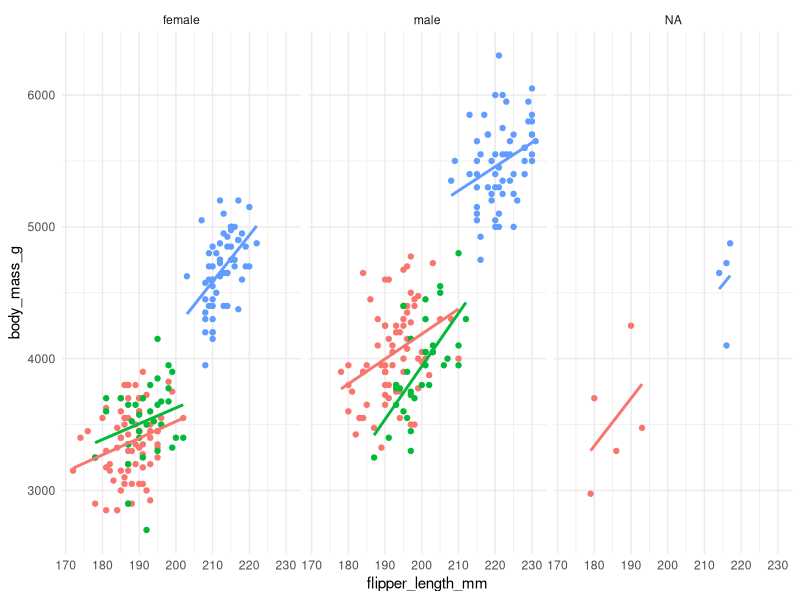
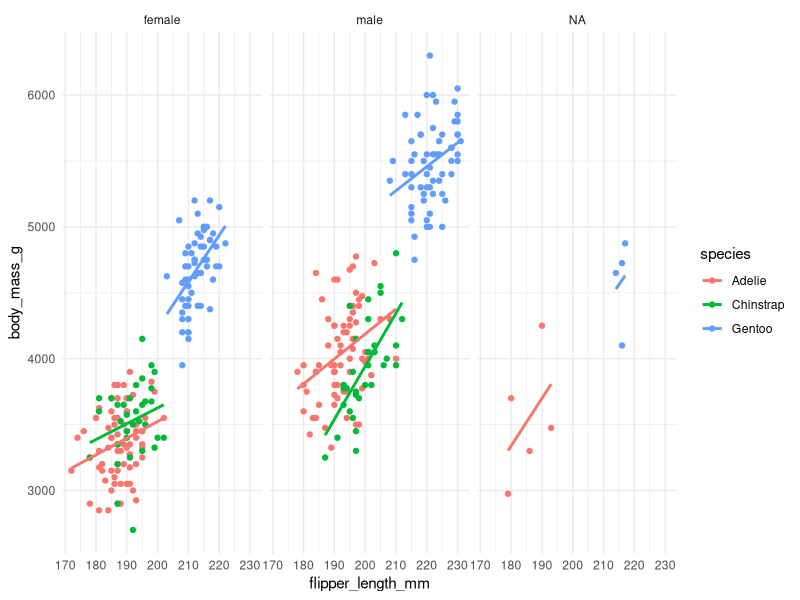

The R script that drew these images, in order:

            library(ggplot2)
            library(palmerpenguins)
            built_answer <- tryCatch(
                {
                    set.seed(42)
                    ggplot(penguins, aes(x = flipper_length_mm, y = body_mass_g, colour = species)) + geom_point() + geom_smooth(method = "lm", se = FALSE) + facet_wrap(~ sex) + theme_minimal() + theme(legend.position = "none")
                    suppressWarnings(
                        if (!file.exists("/sandbox/figures/flipper-length_body-mass_scatter_smooth_facet_sex_legend_off_answer.png")) {
                            ggsave(
                                width = 3,
                                height = 3,
                                "/sandbox/figures/flipper-length_body-mass_scatter_smooth_facet_sex_legend_off_answer.png"
                            )
                        }
                    )
                    suppressWarnings(
                        ggplot_build(last_plot())
                    )
                },
                error = function(e) {
                    'ERROR'
                }
            )
            built_submission <- tryCatch(
                {
                    set.seed(42)
                    ggplot(penguins, aes(x = flipper_length_mm, y = body_mass_g, color = species)) +
  geom_point() +
  geom_smooth(method = "lm", se = FALSE) +
  facet_wrap(~sex) +
  theme_minimal() +
  theme(legend = element_blank())
                    suppressWarnings(
                        ggsave(
                            width = 3,
                            height = 3,
                            "figures/flipper-length_body-mass_scatter_smooth_facet_sex_legend_off_submission_ministral.png"
                        )
                    )
                    suppressWarnings(
                        ggplot_build(last_plot())
                    )
                },
                error = function(e) {
                    'ERROR'
                }
            )
            cat(isTRUE(all.equal(built_answer, built_submission)))
        
